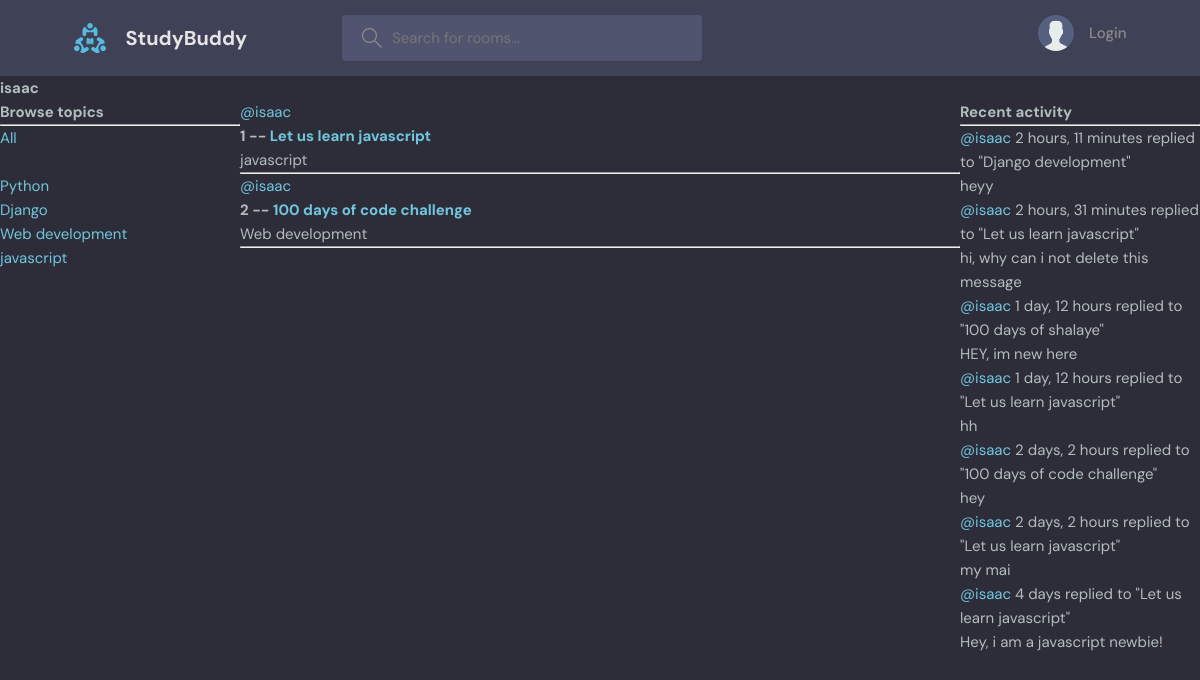
The page /profile/1 on the database as committed earlier.
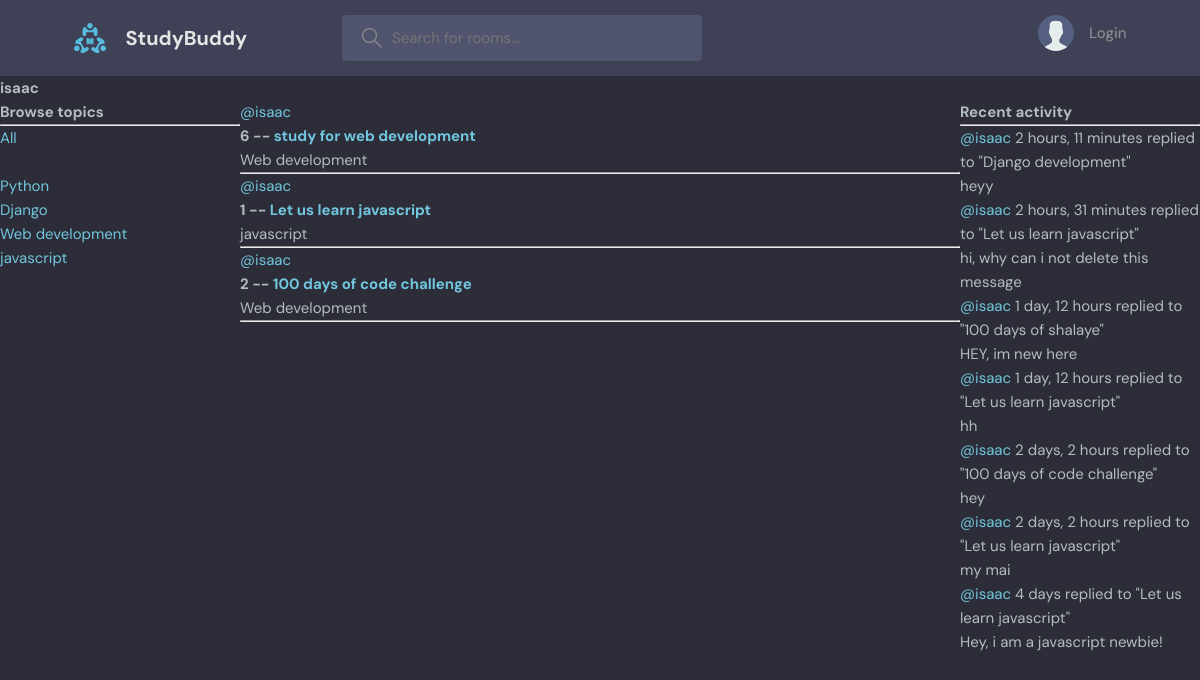
The same page on the database as committed later.
### base/models.py (models this page shows, shortened)
class Topic(models.Model):
    name = models.CharField(max_length=200)

class Room(models.Model):
    host = models.ForeignKey(User, on_delete=models.SET_NULL, null=True)
    topic = models.ForeignKey(Topic, on_delete=models.SET_NULL, null=True)
    name = models.CharField(max_length=200)
    description = models.TextField(null=True, blank=True)
    participants = models.ManyToManyField(
        User, related_name="participants", blank=True)
    updated = models.DateTimeField(auto_now=True)
    created = models.DateTimeField(auto_now_add=True)
    class Meta:
        ordering = ["-updated", "-created"]
    def __str__(self):
        return self.name

class Message(models.Model):
    user = models.ForeignKey(User, on_delete=models.CASCADE)
    room = models.ForeignKey(Room, on_delete=models.CASCADE)
    body = models.TextField()
    updated = models.DateTimeField(auto_now=True)
    created = models.DateTimeField(auto_now_add=True)
    class Meta:
        ordering = ["-updated", "-created"]
    def __str__(self):
        return self.body[0:50]

### base/views.py (the view)
# urls.py: path("profile/<str:pk>", userProfile, name="user-profile"),
def userProfile(request, pk):
    user = User.objects.get(id=pk)
    rooms = user.room_set.all()
    room_messages = user.message_set.all()
    topics = Topic.objects.all()
    context = {"user": user, "rooms": rooms,
               "topics": topics, "room_messages": room_messages}
    return render(request, "base/profile.html", context)

### base/templates/base/profile.html (shortened to what this page needs)
{% extends 'main.html' %} {% block content %}
<h1>{{user.username}}</h1>
<div class="profile-container">
	<div>
		{% include "base/topics_component.html" %}
		<div>
			<div>{% include "base/feed_component.html" %}</div>
		</div>
		<div>{% include 'base/activity_component.html' %}</div>
	</div>
	{% endblock content %}

### templates/main.html (shortened to what this page needs)
<!DOCTYPE html>
{% load static %}
<html lang="en">
	<head>
		<link rel="stylesheet" href="{% static 'styles/style.css' %}" />
	</head>
	<body>
		{% include "navbar.html"%}  {% block content%} {% endblock%}
	</body>
</html>

### templates/navbar.html (shortened to what this page needs)
{% load static %}
<header class="header header--loggedIn">
	<div class="container">
		<a href="{% url 'home' %}" class="header__logo">
			<img src="{% static 'images/logo.svg' %}" />
			<h1>StudyBuddy</h1>
		</a>
		<form class="header__search" method="GET" action="{% url 'home' %}">
			<label>
				<input name="q" placeholder="Search for rooms..." />
			</label>
		</form>
		<nav class="header__menu">
			{% if request.user.is_authenticated %}
			<div class="header__user">
				<a href="profile.html">
					<div class="avatar avatar--medium active">
						<img src="https://randomuser.me/api/portraits/men/37.jpg" />
					</div>
					<p>
						{{request.user.username}} <span>@{{request.user.username}}</span>
					</p>
				</a>
				<button class="dropdown-button">
					<svg
						version="1.1"
						xmlns="http://www.w3.org/2000/svg"
						width="32"
						height="32"
						viewBox="0 0 32 32"
					>
						<title>chevron-down</title>
						<path d="M16 21l-13-13h-3l16 16 16-16h-3l-13 13z"></path>
					</svg>
				</button>
			</div>
			{% else %}
			<a href="{% url 'login' %}">
				<img src="{% static 'images/avatar.svg' %}" />
				<p>Login</p>
			</a>
			{% endif %}
		</nav>
	</div>
</header>

### base/templates/base/topics_component.html
<h3>Browse topics</h3>
		<hr>
		<div>
			<a href="{% url "home"%}">All</a>
		</div>
		<br>
		{% for topic in topics %}
			<div>
				<a href="{% url "home" %}?q={{topic.name }}">{{topic.name}}</a>
			</div>
		{% endfor %}
	</div>

### base/templates/base/feed_component.html (shortened to what this page needs)
{%for room in rooms%}
		<div>
			<a href={%url "user-profile" room.host.id %}>@{{room.host.username}}</a>
			<h5>{{room.id}} -- <a href="{% url "room" room.id%}">{{room.name}}</a></h5>
			<small>{{room.topic.name}}</small>
			<hr>
		</div>
		{% endfor %}

### base/templates/base/activity_component.html (shortened to what this page needs)
    <h3>Recent activity</h3>
    <hr>
    {% for message in room_messages %}
    <div>
        <small><a href="{% url "user-profile" message.user.id%}">@{{message.user}}</a> {{message.created|timesince}}</small>
        <small>replied to "{{message.room}}"</small>
        <p>{{message}}</p>
    </div>
    {% endfor %}

### static/styles/style.css (style rules this page uses)
:root { --color-main: #71c6dd; --color-main-light: #e1f6fb; --color-dark: #3f4156; --color-dark-medium: #51546e; --color-dark-light: #696d97; --color-light: #e5e5e5; --color-gray: #8b8b8b; --color-light-gray: #b2bdbd; --color-bg: #2d2d39; --color-success: #5dd693; --color-error: #fc4b0b; }
* { font-family: "DM Sans", -apple-system, BlinkMacSystemFont, "Segoe UI", Roboto, Oxygen, Ubuntu, Cantarell, "Open Sans", "Helvetica Neue", sans-serif; margin: 0; padding: 0; box-sizing: border-box; text-rendering: optimizeLegibility; font-size: inherit; }
html { font-size: 56.25%; }
@media only screen and (min-width: 1200px) { html { font-size: 62.5%; } }
body { line-height: 1.6; font-weight: 400; font-size: 1.5rem; color: var(--color-light-gray); background-color: var(--color-bg); min-height: 100vh; }
img { width: 100%; }
a { display: inline-block; color: var(--color-main); text-decoration: none; }
.container { max-width: 120rem; width: 90%; margin: auto; }
.header { padding: 1.5rem; background-color: var(--color-dark); }
.header > .container { display: flex; gap: 9.5rem; }
.header__logo, .header__user { display: flex; gap: 2rem; align-items: center; }
.header__logo > img { height: 3.2rem; width: 3.2rem; }
.header__logo > h1 { font-weight: 700; font-size: 2rem; color: var(--color-light); }
.header__search > label { background-color: var(--color-dark-medium); padding: 1.3rem 1rem; display: flex; align-items: center; gap: 1rem; border-radius: 4px; }
.header__search svg { fill: var(--color-gray); width: 2rem; height: 2rem; margin-left: 1rem; }
.header__search input { width: 30rem; background: transparent; border: none; outline: none; color: var(--color-light); }
.header__menu { margin-left: auto; position: relative; }
.header__menu a { display: flex; gap: 1.5rem; align-items: center; font-weight: 500; text-decoration: none; color: var(--color-gray); }
.header__menu img { height: 3.6rem; }
.header__menu p { line-height: 1.2; }

### base/templates/base/profile.html (style rules this page uses)
.profile-container { display: grid; grid-template-columns: 1fr 3fr 1fr; }

Rows that differ between the two databases and show on the page:
added Room: host.username "isaac", id "6", name "study for web development", topic.name "Web development"
